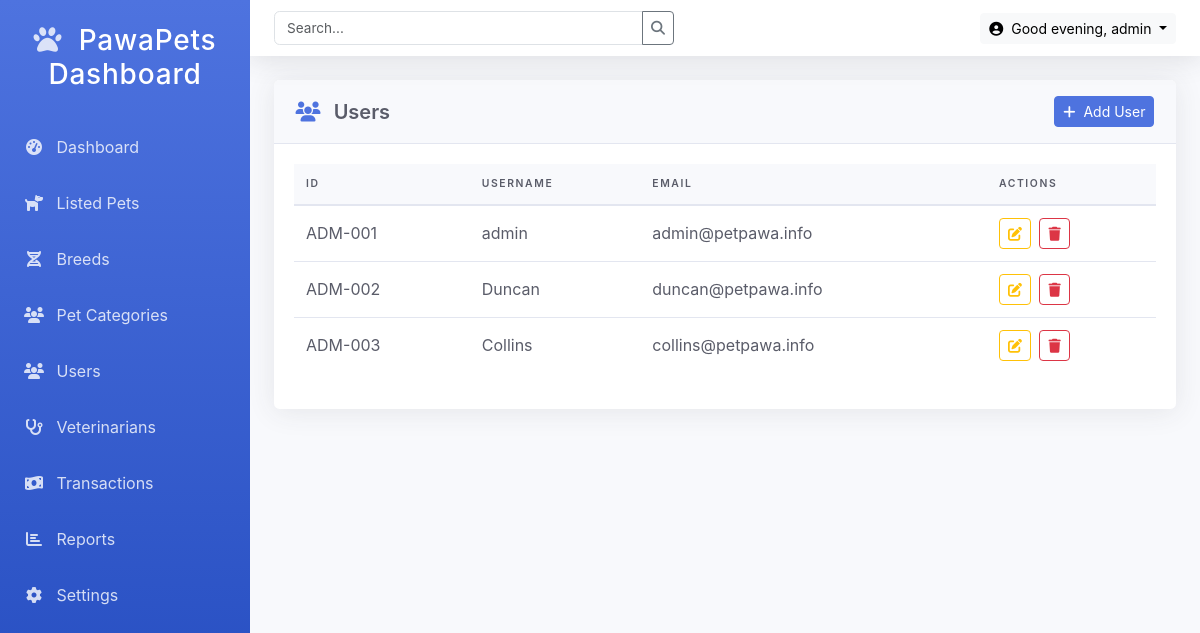
The app's page /Admin/users.php (signed in) with its own data.
### tables this page shows
CREATE TABLE `admin_table` (
  `admin_id` int(11) NOT NULL,
  `admin_name` varchar(100) NOT NULL,
  `admin_email` varchar(100) NOT NULL,
  `admin_image` varchar(255) NOT NULL,
  `admin_password` varchar(100) NOT NULL,
  `created_at` timestamp NOT NULL DEFAULT current_timestamp() ON UPDATE current_timestamp()
);

### Admin/users.php (the view, shortened to what this page needs)
<?php
include('functions/functions.php');
$users = $con->query("SELECT * FROM admin_table ");
?>
<!DOCTYPE html>
<html lang="en">
<head>
    <link href="https://cdn.jsdelivr.net/npm/bootstrap@5.3.0/dist/css/bootstrap.min.css" rel="stylesheet">
    <link rel="stylesheet" href="https://cdnjs.cloudflare.com/ajax/libs/font-awesome/6.4.0/css/all.min.css">
</head>
<body>
    <div class="admin-container">
    <?php
         include("components/sidebar.php");
         include("components/adminHeader.php");
        ?>
        <main class="admin-main">
            <div class="admin-card">
            <div class="card-header">
                <h5 class="mb-0"><i class="fas fa-users me-2"></i> Users
                </h5>
                <div>
                    <button class="btn btn-sm btn-primary" data-bs-toggle="modal" data-bs-target="#addBreedModal">
                        <i class="fas fa-plus me-1"></i> Add User
                    </button>
                </div>
            </div>
                <div class="card-body">
                    <div class="table-responsive">
                        <table class="admin-table">
                            <thead>
                                <tr>
                                    <th>ID</th>
                                    <th>Username</th>
                                    <th>Email</th>
                                    <th>Actions</th>
                                </tr>
                            </thead>
                            <tbody>
                                    <?php if($users->num_rows > 0): ?>
                                        <?php $count = 1; ?>
                                        <?php while($user = $users->fetch_assoc()): ?>
                                            <tr>
                                                <td>ADM-<?= str_pad($count++, 3, '0', STR_PAD_LEFT) ?></td>
                                                <td><?= htmlspecialchars($user['admin_name']) ?></td>
                                                <td><?= htmlspecialchars($user['admin_email']) ?></td>
                                                <td>
                                                <button class="btn btn-sm btn-outline-warning me-1 edit-user"
                                                data-id="<?= $user['admin_id'] ?>"
                                                data-name="<?= htmlspecialchars($user['admin_name']) ?>"
                                                data-email="<?= htmlspecialchars($user['admin_email']) ?>">
                                            <i class="fas fa-edit"></i>
                                        </button>
                                                    <a href="users.php?delete=<?= $user['admin_id'] ?>"
                                                    class="btn btn-sm btn-outline-danger"
                                                    onclick="return confirm('Delete this user?')">
                                                        <i class="fas fa-trash"></i>
                                                    </a>
                                                </td>
                                            </tr>
                                        <?php endwhile; ?>
                                    <?php else: ?>
                                        <tr>
                                            <td colspan="4" class="text-center py-4">No users found</td>
                                        </tr>
                                    <?php endif; ?>
                                </tbody>
                        </table>
                    </div>
                </div>
            </div>
        </main>
    </div>
</body>
</html>

### Admin/users.php (style rules this page uses)
:root { --primary-color: #4e73df; --primary-hover: #2e59d9; --secondary-color: #858796; --success-color: #1cc88a; --info-color: #36b9cc; --warning-color: #f6c23e; --danger-color: #e74a3b; --light-color: #f8f9fc; --dark-color: #5a5c69; }
body { font-family: 'Nunito', -apple-system, BlinkMacSystemFont, 'Segoe UI', Roboto, 'Helvetica Neue', Arial, sans-serif; background-color: #f8f9fc; overflow-x: hidden; }
.admin-container { display: flex; min-height: 100vh; }
.admin-main { flex: 1; padding: 1.5rem; margin-top: 56px; margin-left: 250px; min-height: calc(100vh - 56px); }
.admin-card { background-color: white; border-radius: 0.35rem; box-shadow: 0 0.15rem 1.75rem 0 rgba(58, 59, 69, 0.1); margin-bottom: 1.5rem; }
.card-header { padding: 1rem 1.35rem; background-color: #f8f9fc; border-bottom: 1px solid #e3e6f0; display: flex; align-items: center; justify-content: space-between; border-radius: 0.35rem 0.35rem 0 0 !important; }
.card-header h5 { margin: 0; font-weight: 600; color: var(--dark-color); }
.card-header h5 i { color: var(--primary-color); }
.card-body { padding: 1.25rem; }
.admin-table { width: 100%; margin-bottom: 1rem; color: var(--dark-color); }
.admin-table thead th { vertical-align: bottom; border-bottom: 2px solid #e3e6f0; padding: 0.75rem; background-color: #f8f9fc; font-weight: 600; text-transform: uppercase; font-size: 0.65rem; letter-spacing: 0.1rem; }
.admin-table tbody td { padding: 0.75rem; vertical-align: middle; border-top: 1px solid #e3e6f0; }
.btn-primary { background-color: var(--primary-color); border-color: var(--primary-color); }

### records on screen
admin_table: count "001", admin_name "admin", admin_email "admin@petpawa.info"
admin_table: count "002", admin_name "Duncan", admin_email "duncan@petpawa.info"
admin_table: count "003", admin_name "Collins", admin_email "collins@petpawa.info"
